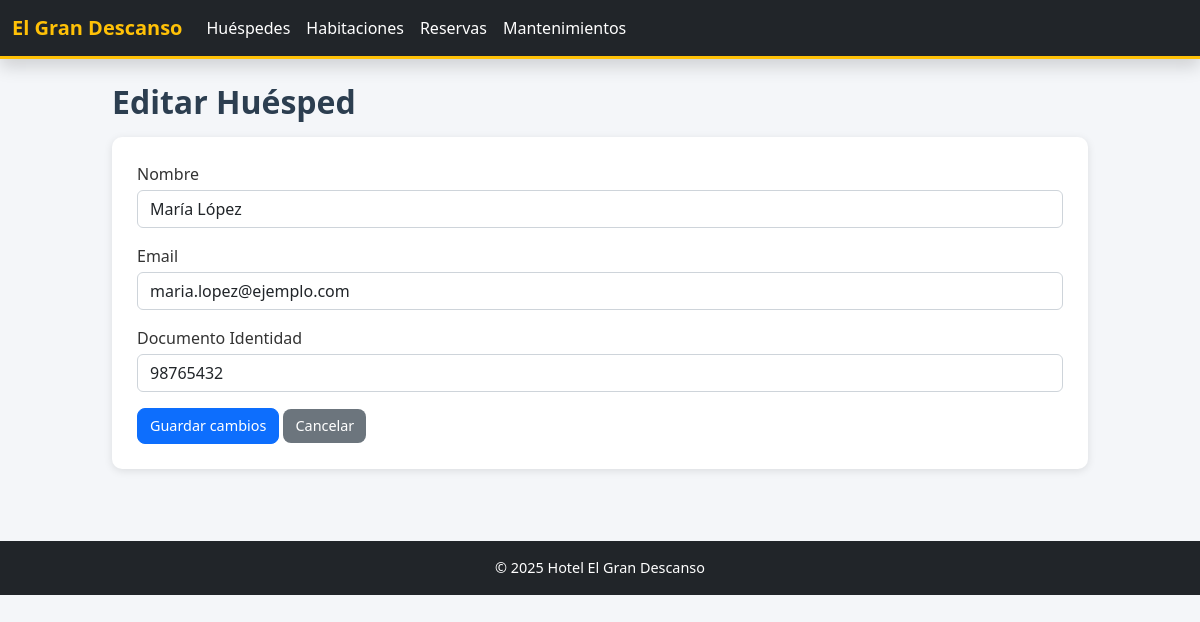
/huespedes/editar_huesped.php?id=2, run on the app's committed database.
### tables this page shows
CREATE TABLE huespedes(
	id INT AUTO_INCREMENT PRIMARY KEY,
    nombre VARCHAR(100) NOT NULL,
    email VARCHAR(100) NOT NULL,
    documento_identidad VARCHAR(50) NOT NULL
);

### huespedes/editar_huesped.php (the view, shortened to what this page needs)
<?php
include '../header.php';
require '../conexion.php';
$id = intval($_GET['id']);
$stmt = $pdo->prepare("SELECT * FROM huespedes WHERE id = ?");
$stmt->execute([$id]);
$h = $stmt->fetch();
?>
<h2>Editar Huésped</h2>
<form method="post" class="mt-3">
    <div class="mb-3">
        <label class="form-label">Nombre</label>
        <input class="form-control" name="nombre" required value="<?= htmlspecialchars($h['nombre']) ?>">
    </div>
    <div class="mb-3">
        <label class="form-label">Email</label>
        <input class="form-control" type="email" name="email" required value="<?= htmlspecialchars($h['email']) ?>">
    </div>
    <div class="mb-3">
        <label class="form-label">Documento Identidad</label>
        <input class="form-control" name="documento_identidad" required value="<?= htmlspecialchars($h['documento_identidad']) ?>">
    </div>
    <button class="btn btn-primary" type="submit">Guardar cambios</button>
    <a class="btn btn-secondary" href="listar_huespedes.php">Cancelar</a>
</form>
<?php include '../footer.php'; ?>

### css/style.css (style rules this page uses)
body { background-color: #f4f6f9; font-family: 'Segoe UI', Arial, sans-serif; margin: 0; padding: 0; color: #333; }
h1, h2, h3 { color: #2c3e50; font-weight: 600; }
a { text-decoration: none; }
.btn { border-radius: 8px !important; font-size: 0.9rem; padding: 6px 12px; transition: 0.3s; }
.btn-secondary { background-color: #6c757d !important; border: none; }
form { background-color: white; padding: 25px; border-radius: 10px; box-shadow: 0 2px 8px rgba(0, 0, 0, 0.1); }
.form-label { font-weight: 500; margin-bottom: 4px; }
.form-control, .form-select { border-radius: 6px !important; border: 1px solid #ced4da; }

### data on the page
huespedes: nombre "María López", email "maria.lopez@ejemplo.com", documento_identidad "98765432"
